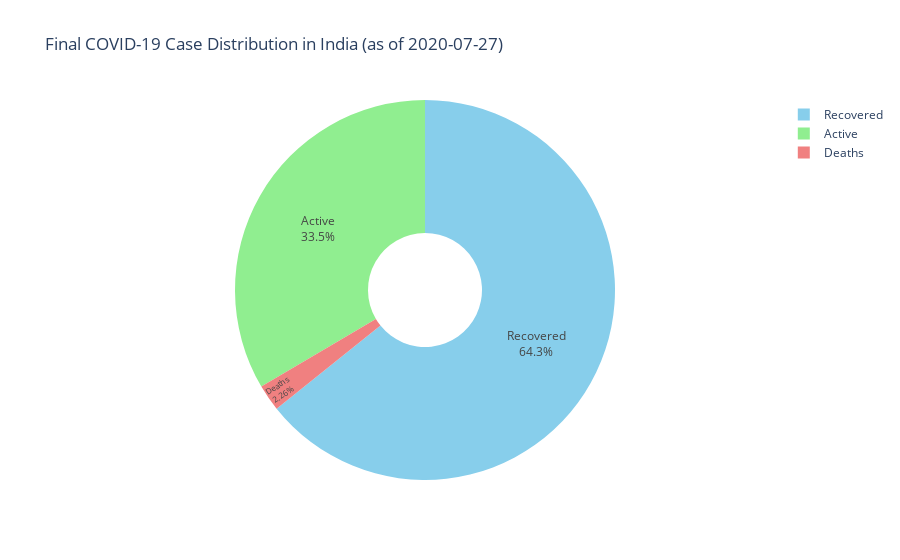

The cell this chart's notebook holds for it:
### Markdown cell above
**Pie Chart – Final Case Distribution**

### Code cell
latest = df_india.iloc[-1]

pie_df = pd.DataFrame({
    'Case Type': ['Active', 'Recovered', 'Deaths'],
    'Count': [latest['Active'], latest['Recovered'], latest['Deaths']]
})

fig = px.pie(
    pie_df,
    names='Case Type',
    values='Count',
    title=f"Final COVID-19 Case Distribution in India (as of {latest['Date'].date()})",
    color_discrete_sequence=['skyblue', 'lightgreen', 'lightcoral'],
    hole=0.3 
)

fig.update_traces(textposition='inside', textinfo='percent+label')
fig.update_layout(template='plotly_white', height=600)

fig.show()

### Figure 1 — Plotly figure (JSON) as saved in the notebook; plotly's stock layout.template omitted (floating-point values rounded to 4 significant figures)
{"data": [{"domain": {"x": [0, 1], "y": [0, 1]}, "hole": 0.3, "hovertemplate": "Case Type=%{label}<br>Count=%{value}<extra></extra>", "labels": ["Active", "Recovered", "Deaths"], "legendgroup": "", "name": "", "showlegend": true, "textinfo": "percent+label", "textposition": "inside", "type": "pie", "values": [495499, 951166, 33408]}], "layout": {"autosize": true, "legend": {"tracegroupgap": 0}, "piecolorway": ["skyblue", "lightgreen", "lightcoral"], "title": {"text": "Final COVID-19 Case Distribution in India (as of 2020-07-27)"}}}
